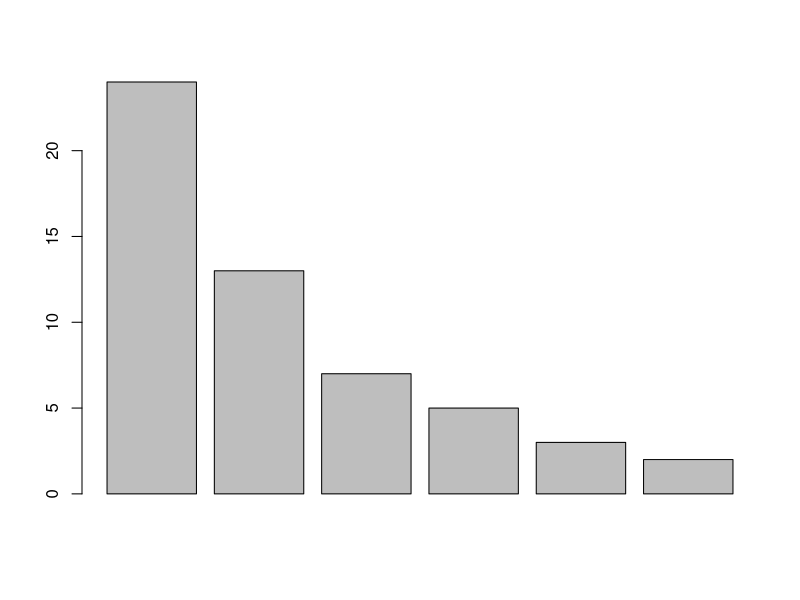
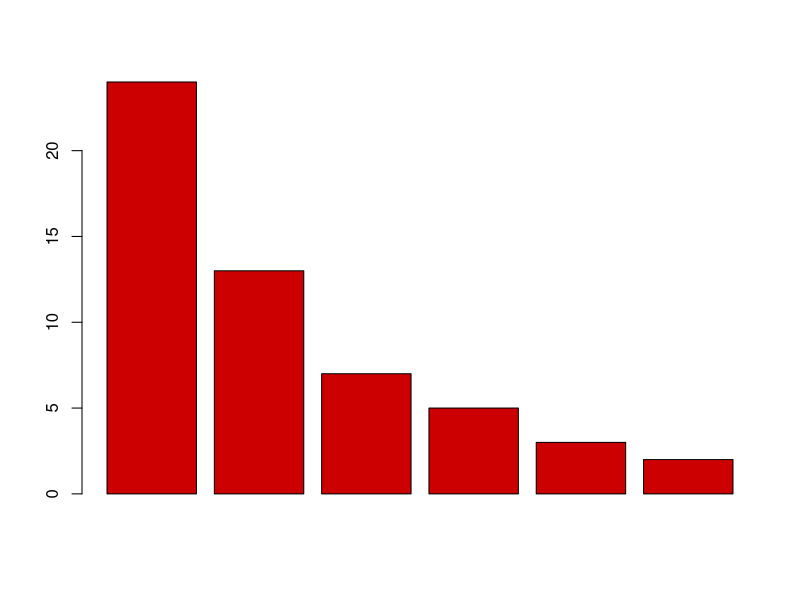
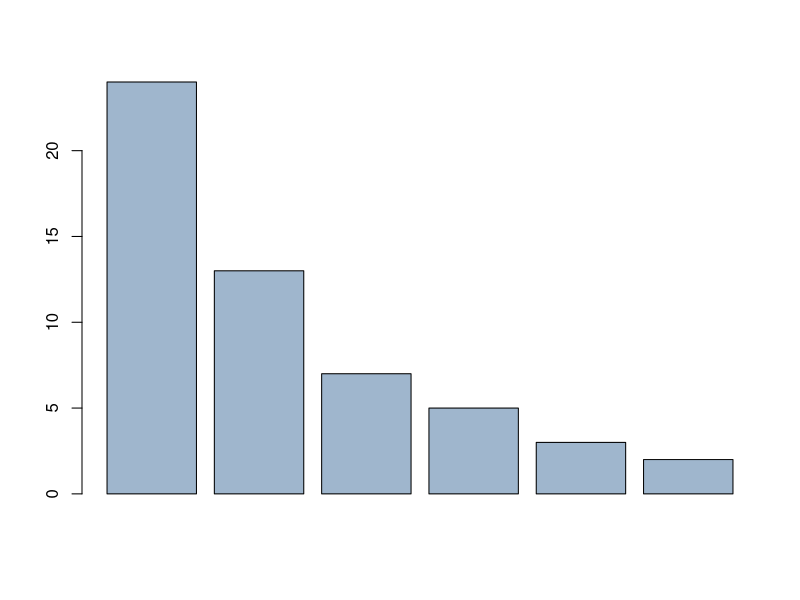
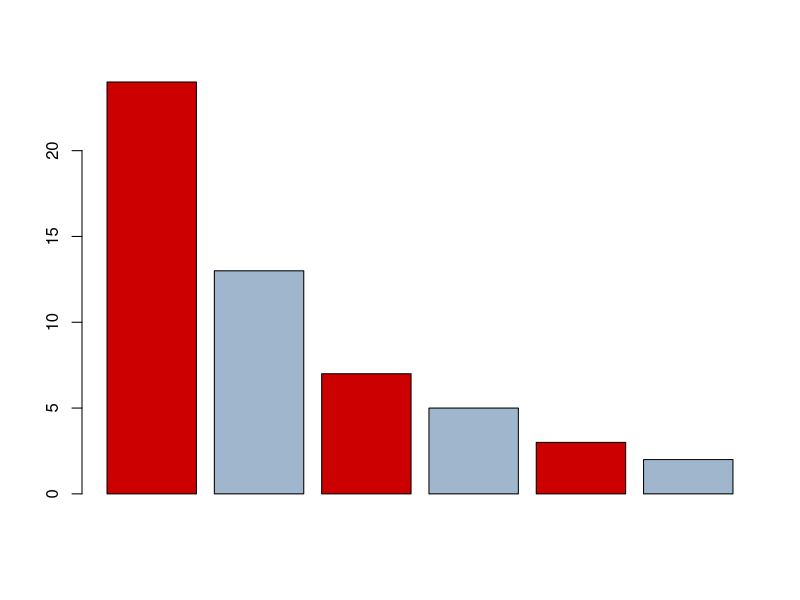
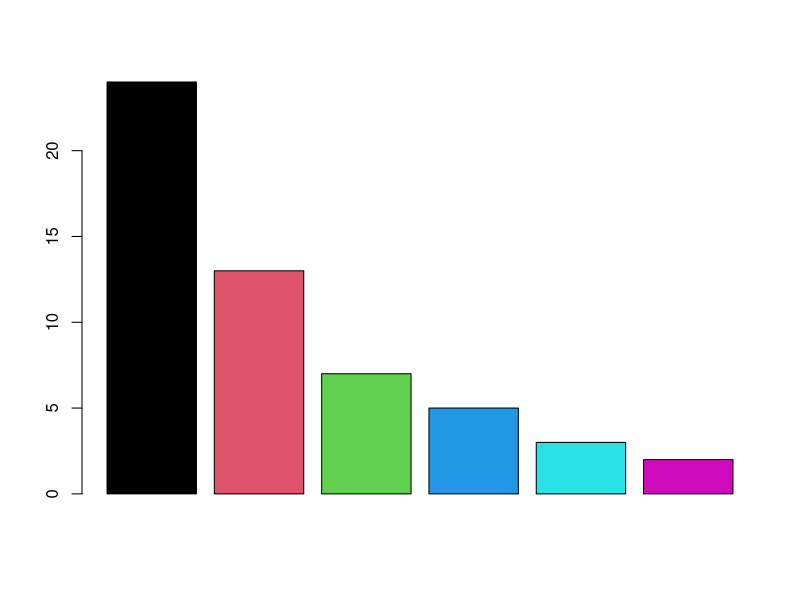
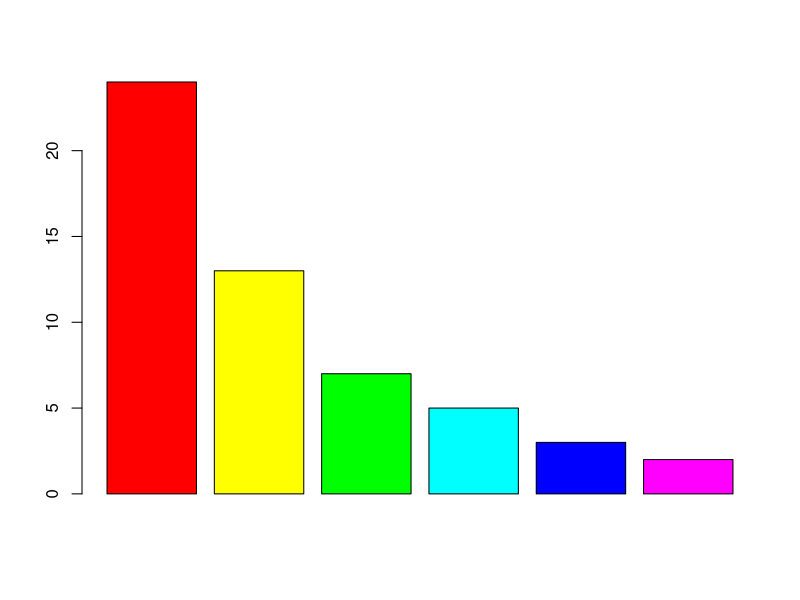

R code for these plots, in order:

# local Data
x = c(24,13,7,5,3,2) # Sample Data
barplot(x) # Default barplot

# Colors in R
colors() # 657 color 502 unique colors

# Color names
barplot(x, col = "red3") # red color
barplot(x, col = "slategray3")

# Multiple Colors
barplot(x, col = c("red3", "slategray3"))


# Using Color palettes
barplot(x, col = 1:6)
barplot(x, col = rainbow(6)) # rainbow color


